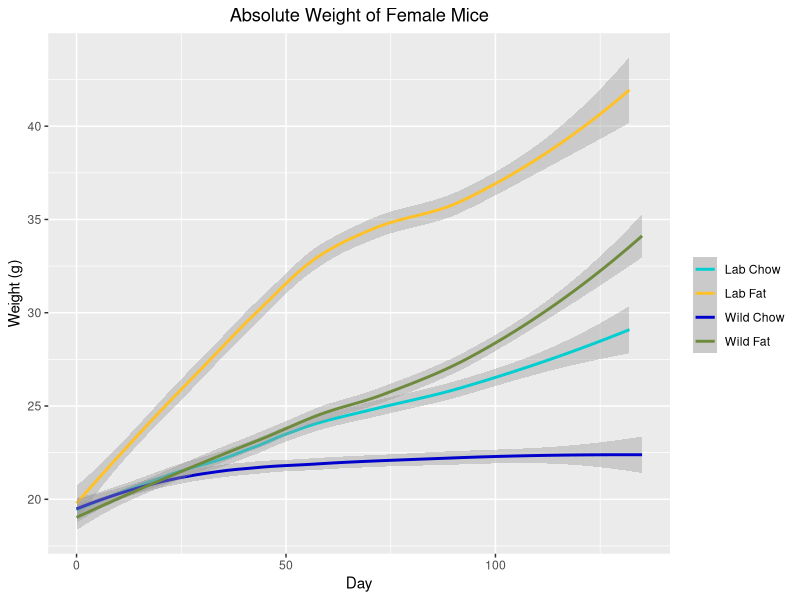
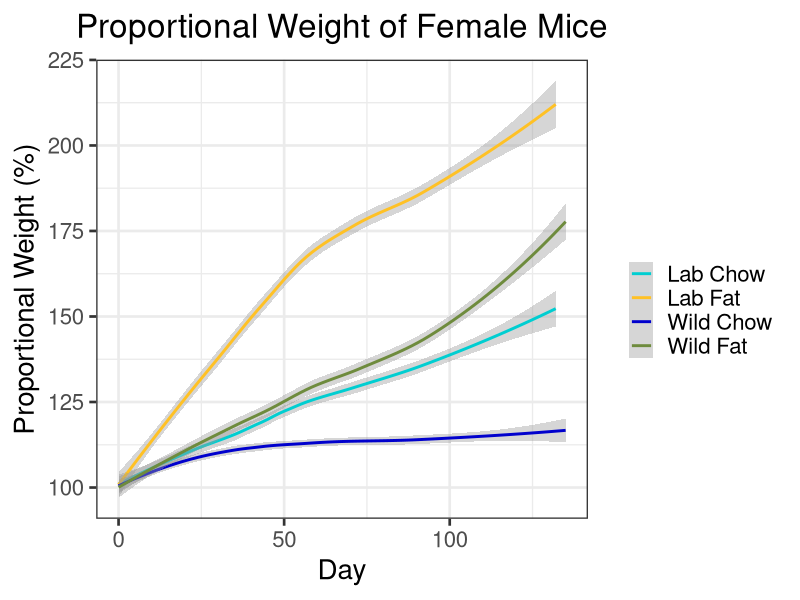

Write R code to recreate these figures, in order.
## ---- chunk 1

#load packages
library(ggplot2)
library(rlist)
library(ggpubr)
library(gridBase)
library(gridExtra)

##function to change names of columns
changeColName <- function(df, oldName, newName) {
  
  #if the oldName is not in the data frame, return the unmutated data frame
  if (oldName %in% names(df) == FALSE) {
    return(df)
  }
  
  #change name and return mutated data frame
  names(df)[names(df) == oldName] <- newName
  return(df)
}

#read data
cd <- read.csv("AllExp.csv")

#change column names and delete uneeded columns
cd <- changeColName(cd, "Food", "Diet")
cd <- changeColName(cd, "Gender", "Sex")
cd$X <- NULL
cd$X.1 <- NULL

#change date to standard format
cd$Date <- as.Date(cd$Date, "%m/%d/%y")

##Calculate days after start
#initiialize days variable
cd$Days <- NA

#for each sex
for (sex in unique(cd$Sex)){

  #for each experiment
  for (experiment in unique(cd$Experiment[cd$Sex == sex])) {
  
    #for each microbiome
    for (microbiome in unique(cd$Microbiome)) {
    
    #find the lowest date for the given sex/experiment/microbiome combination
    lowdate <- min(cd$Date[cd$Experiment == experiment & cd$Microbiome == microbiome & cd$Sex == sex])
  
    #set days 
    cd$Days[cd$Experiment == experiment & cd$Microbiome == microbiome & cd$Sex == sex] <- cd$Date[cd$Experiment == experiment & cd$Microbiome == microbiome & cd$Sex == sex] - lowdate
    }
  }
}


##Create unique identifier for each mouse
#initialize UID variable
cd$UID <- NA

#create column that uniquely identifies each mouse
cd$Temp <- paste(cd$Experiment, cd$Microbiome, cd$Diet, cd$Cage, cd$Mouse, cd$Sex)

#for each mouse
for (mouse in unique(cd$Temp)) {
  mouse.list <- as.vector(strsplit(mouse, " ")[[1]])
 
  #convert microbiome to a number, 1 = Wildling 2 = Lab
  microbiome <- "2"
  if (mouse.list[2] == "Wild") {
    microbiome <- "1"
        }
 
  #convert diet to anumber, 1 = High Fat 2 = Chow
  diet <- "2"
  if (mouse.list[3] == "Fat") {
    diet <- "1"
  }
  
  #change sex to a number, 1 = Female 2 = Male
  sex <- "2"
  if (mouse.list[6] == "Female") {
    sex <- "1"
  }
 
  #create UID, a 6 digit number with format [gender][experiment][microbiome][diet][cage][mouse]
  uid <- paste0(sex, mouse.list[1], microbiome, diet, mouse.list[4], mouse.list[5])
  cd$UID[cd$Temp == mouse] <- as.numeric(uid)
}

#remove temp variable
cd$Temp <- NULL


##Create function to remove outliers
  #df: The data frame containing var
  #var: The variable from which to remove outliers
  #tol: The maximum change in weight as a proportion
removeOutliers <- function(df, var, tol) {
  
  #create new variable to hold model
  df$Trend <- NA
  
  #for each mouse
  for (mouse in unique(df$UID)) {
    
    #create linear model of variable by days
    model <- lm(df[,var][df$UID == mouse]~df$Days[df$UID == mouse])
    
    #populate trend variable with model
    df$Trend[df$UID == mouse] <- model[[1]][2] * df$Days[df$UID == mouse] + model[[1]][1]
    
  }
  
  #remove rows where var differs from model by more than tol
  df[,var][abs((df[,var] - df$Trend) / df$Trend) > tol] <- NA
  
  #remove trend variable and return df
  df$Trend <- NULL
  return(df)
  
}

## ---- chunk 2

##Find proportional weight 
  #intialize proportional weight variable
cd$PropWeight <- NA

#for each mouse
for (mouse in unique(cd$UID)) {
 
  #find minimum day (start day) and minimum weight (on start day)
  minDay <- min(cd$Day[cd$UID == mouse])
  minWeight <- cd$Weight[cd$UID == mouse & cd$Day == minDay]
 
  #find proportional weight for the current mouse
  cd$PropWeight[cd$UID == mouse] <- cd$Weight[cd$UID == mouse] / minWeight
}

#convert proportional weight to a percentage
cd$PropWeight <- cd$PropWeight * 100

#colors for graphing
cd$Color <- paste(cd$Microbiome, cd$Diet)
cols <- c("darkturquoise","goldenrod1", "blue3", "darkolivegreen4")

##Plot weight
  #subset data for females and define boundaries
cdFemale <- subset(cd, cd$Sex == "Female")
maxDaysFemale <- max(cdFemale$Days)
minWeightFemale <- min(cdFemale$Weight)
maxWeightFemale <- max(cdFemale$Weight)

#create graph
pWeightFemale <- ggplot(cdFemale, aes(x = cdFemale$Days, y = cdFemale$Weight, color = cdFemale$Color)) +
  geom_smooth() +
  labs(x = "Day", y = "Weight (g)", title = "Absolute Weight of Female Mice") +
  xlim(limits = c(0, maxDaysFemale)) +
  ylim(limits = c(minWeightFemale, maxWeightFemale)) +
  scale_colour_manual("", values = cols, breaks = c("Lab Chow", "Lab Fat", "Wild Chow", "Wild Fat")) +
  theme_set(theme_bw(base_size = 20)) +
  theme(plot.title = element_text(hjust = 0.5))

  pWeightFemale

##Plot proportional weight
  #define boundaries
minPropWeightFemale <- min(cdFemale$PropWeight)
maxPropWeightFemale <- max(cdFemale$PropWeight)

#create graph
pPropWeightFemale <- ggplot(cdFemale, aes(x = cdFemale$Days, y = cdFemale$PropWeight, color = cdFemale$Color)) +
  geom_smooth() +
  labs(x = "Day", y = "Proportional Weight (%)", title = "Proportional Weight of Female Mice") +
  xlim(limits = c(0, maxDaysFemale)) +
  ylim(limits = c(minPropWeightFemale, maxPropWeightFemale)) +
  scale_colour_manual("", values = cols, breaks = c("Lab Chow", "Lab Fat", "Wild Chow", "Wild Fat")) +
  theme_set(theme_bw(base_size = 20)) +
  theme(plot.title = element_text(hjust = 0.5))
  
  pPropWeightFemale
  
